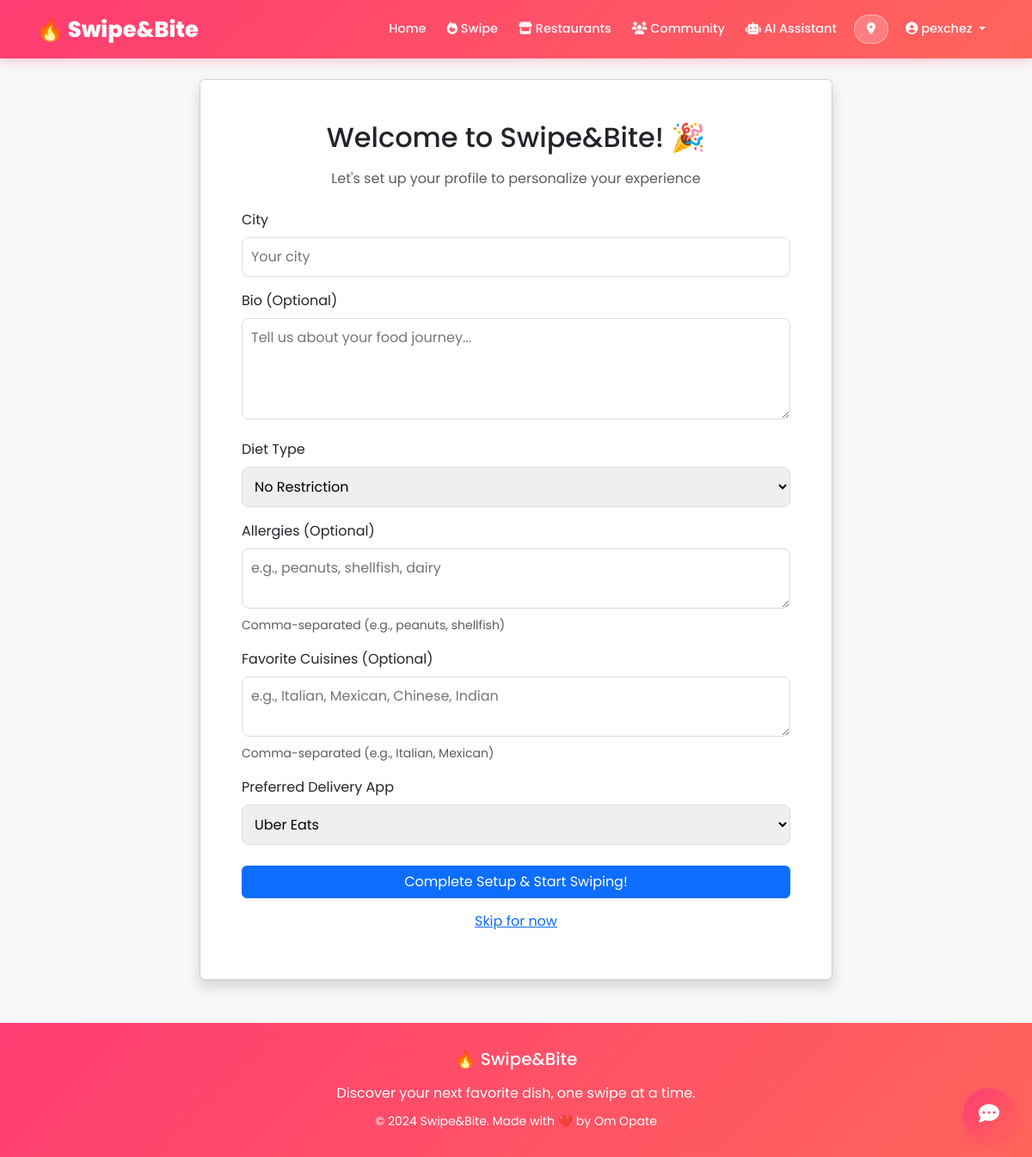
/accounts/profile/setup/ (signed in), run on an earlier commit of the app's database.
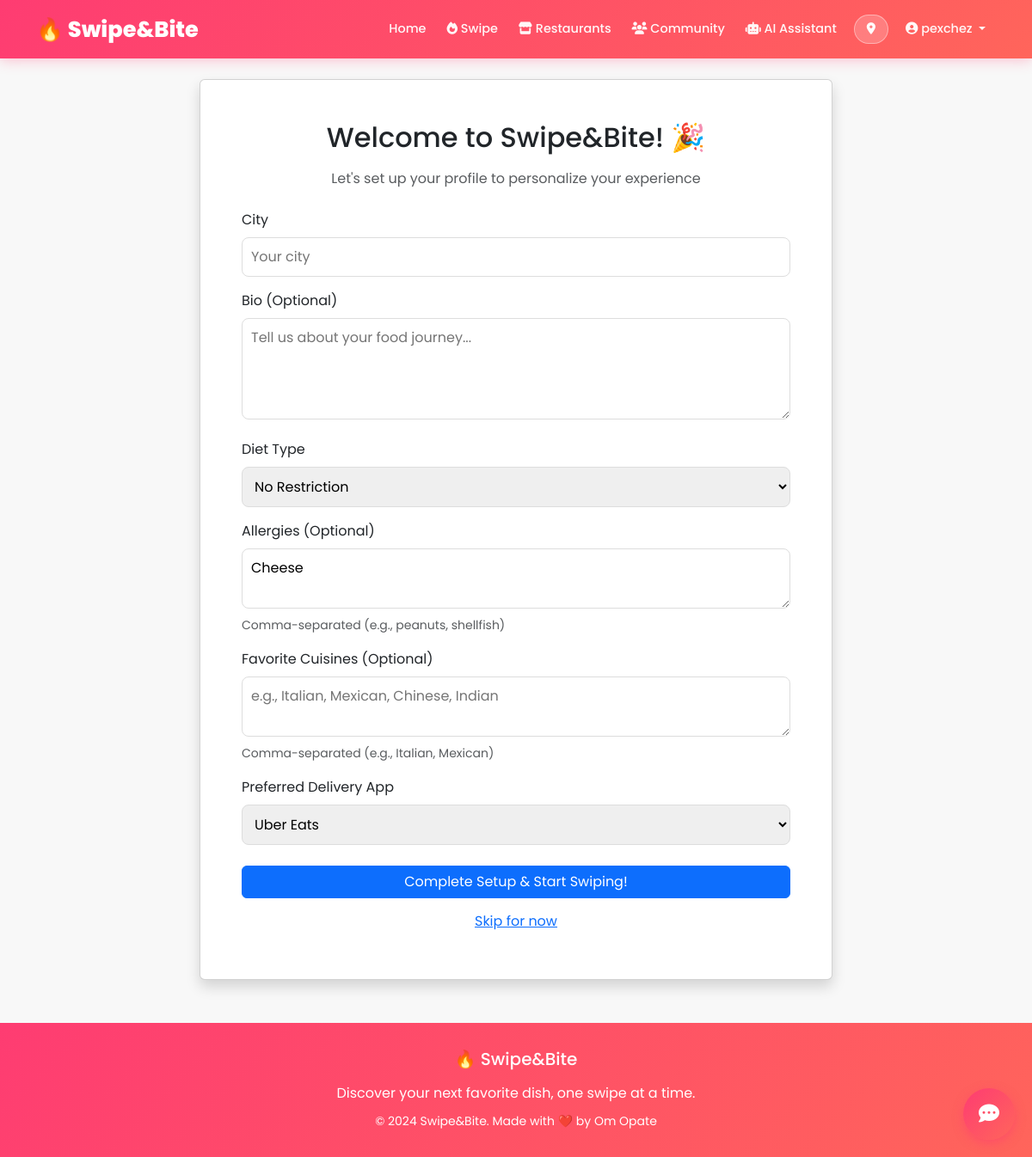
And on a later commit of the database.
### accounts/models.py (models this page shows, shortened)
class UserProfile(models.Model):
    DIET_CHOICES = [
        ('none', 'No Restriction'),
        ('vegetarian', 'Vegetarian'),
        ('vegan', 'Vegan'),
        ('pescatarian', 'Pescatarian'),
        ('keto', 'Keto'),
        ('paleo', 'Paleo'),
        ('halal', 'Halal'),
        ('kosher', 'Kosher'),
    ]
    DELIVERY_CHOICES = [
        ('ubereats', 'Uber Eats'),
        ('doordash', 'DoorDash'),
        ('grubhub', 'Grubhub'),
    ]
    user = models.OneToOneField(User, on_delete=models.CASCADE, related_name='profile')
    city = models.CharField(max_length=100, blank=True)
    bio = models.TextField(max_length=500, blank=True)
    profile_picture = models.ImageField(upload_to='profile_pics/', blank=True, null=True)
    diet_type = models.CharField(max_length=20, choices=DIET_CHOICES, default='none')
    allergies = models.TextField(
        blank=True,
        help_text="Comma-separated list of allergies (e.g., peanuts, shellfish, dairy)"
    )
    favorite_cuisines = models.TextField(
        blank=True,
        help_text="Comma-separated list of favorite cuisines (e.g., Italian, Mexican, Chinese)"
    )
    daily_calorie_goal = models.IntegerField(null=True, blank=True)
    protein_goal = models.IntegerField(null=True, blank=True, help_text="grams")
    carbs_goal = models.IntegerField(null=True, blank=True, help_text="grams")
    fat_goal = models.IntegerField(null=True, blank=True, help_text="grams")
    preferred_delivery_app = models.CharField(
        max_length=20,
        choices=DELIVERY_CHOICES,
        default='ubereats'
    )
    max_distance_miles = models.FloatField(default=5.0, help_text="Maximum distance for restaurants")
    created_at = models.DateTimeField(auto_now_add=True)
    updated_at = models.DateTimeField(auto_now=True)
    class Meta:
        verbose_name = "User Profile"
        verbose_name_plural = "User Profiles"

### accounts/views.py (the view)
# urls.py: path('profile/setup/', views.profile_setup_view, name='profile_setup'),
@login_required
def profile_setup_view(request):
    profile = request.user.profile
    if request.method == 'POST':
        form = UserProfileForm(request.POST, request.FILES, instance=profile)
        if form.is_valid():
            form.save()
            messages.success(request, 'Profile setup complete! Start swiping!')
            return redirect('home')
    else:
        form = UserProfileForm(instance=profile)
    context = {
        'form': form,
        'is_setup': True,
    }
    return render(request, 'accounts/profile_setup.html', context)

### dishes/context_processors.py (called while the page is built)
def user_location(request):
    location = request.session.get('user_location')
    return {
        'user_location': location
    }

### templates/accounts/profile_setup.html (shortened to what this page needs)
{% extends 'base.html' %}
{% load static %}
{% block content %}
<div class="container mt-4">
    <div class="row justify-content-center">
        <div class="col-md-8">
            <div class="card shadow">
                <div class="card-body p-5">
                    <h2 class="text-center mb-3">Welcome to Swipe&Bite! 🎉</h2>
                    <p class="text-center text-muted mb-4">Let's set up your profile to personalize your experience</p>
                    <form method="POST" enctype="multipart/form-data">
                        <div class="mb-3">
                            <label class="form-label">City</label>
                            {{ form.city }}
                        </div>
                        <div class="mb-3">
                            <label class="form-label">Bio (Optional)</label>
                            {{ form.bio }}
                        </div>
                        <div class="mb-3">
                            <label class="form-label">Diet Type</label>
                            {{ form.diet_type }}
                        </div>
                        <div class="mb-3">
                            <label class="form-label">Allergies (Optional)</label>
                            {{ form.allergies }}
                            <small class="form-text text-muted">Comma-separated (e.g., peanuts, shellfish)</small>
                        </div>
                        <div class="mb-3">
                            <label class="form-label">Favorite Cuisines (Optional)</label>
                            {{ form.favorite_cuisines }}
                            <small class="form-text text-muted">Comma-separated (e.g., Italian, Mexican)</small>
                        </div>
                        <div class="mb-4">
                            <label class="form-label">Preferred Delivery App</label>
                            {{ form.preferred_delivery_app }}
                        </div>
                        <button type="submit" class="btn btn-primary w-100 mb-2">Complete Setup & Start Swiping!</button>
                        <a href="{% url 'home' %}" class="btn btn-link w-100">Skip for now</a>
                    </form>
                </div>
            </div>
        </div>
    </div>
</div>
{% endblock %}

What changed in the data, as far as the page shows it:
changed UserProfile "No Restriction": allergies (not shown) → "Cheese"
